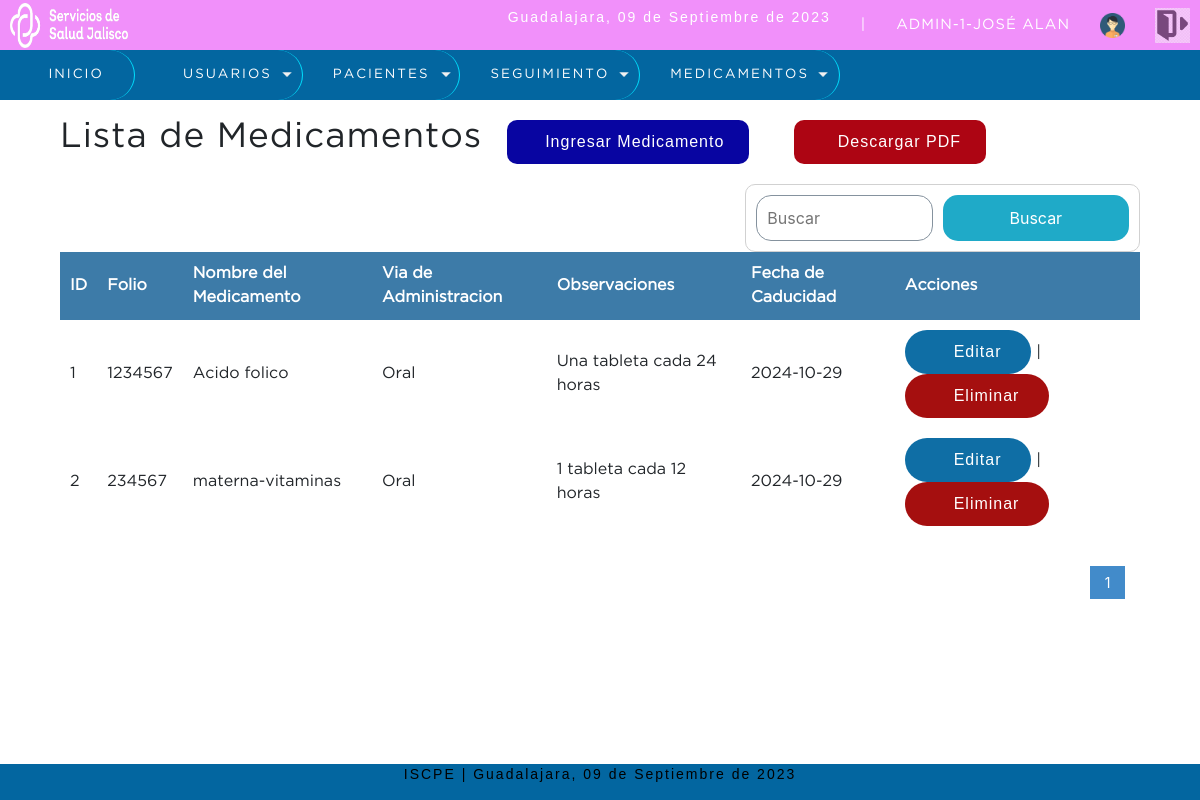
Page /sistema/lista_medicamento.php (signed in) on the earlier database version.
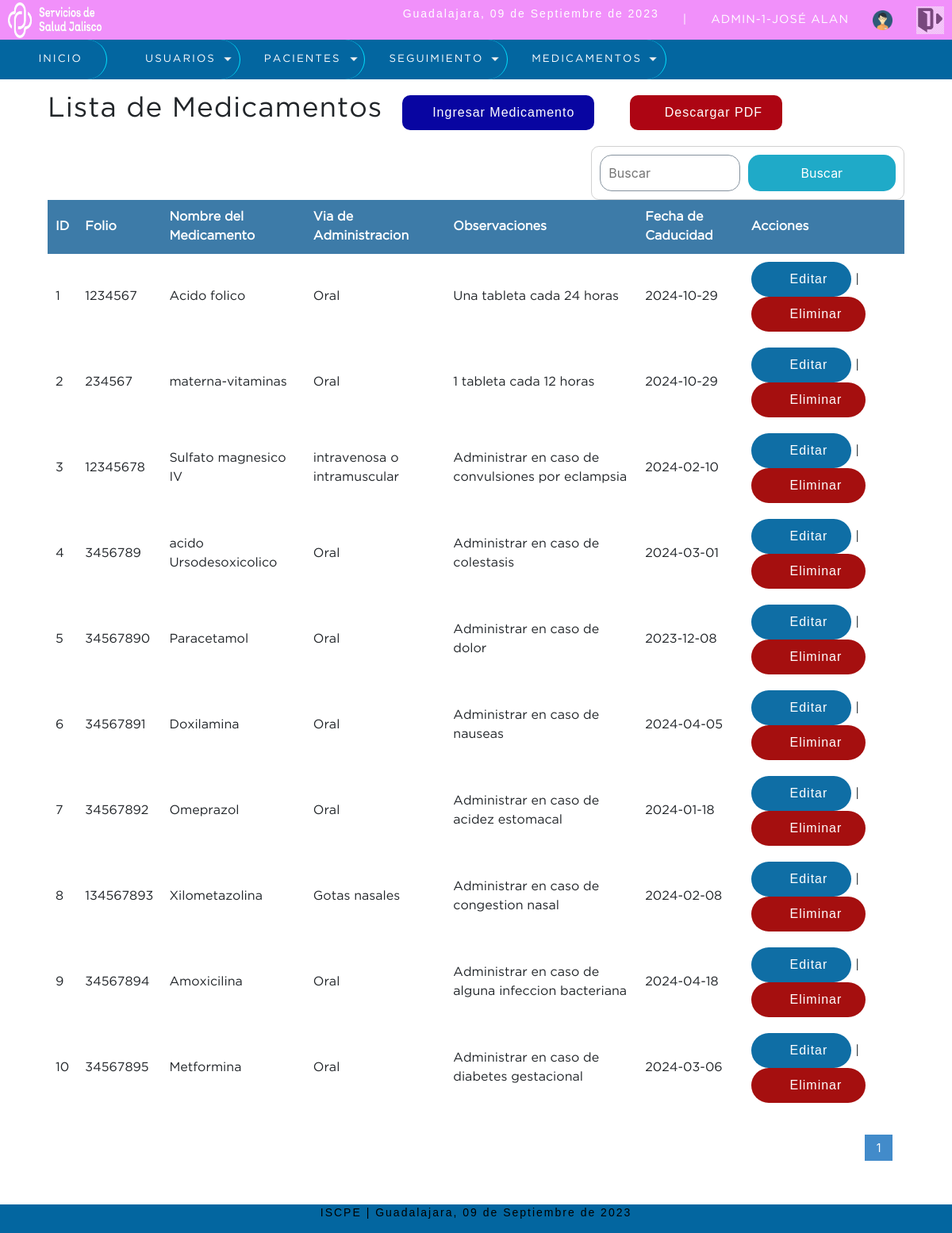
Same page on the later database version.
### tables this page shows
CREATE TABLE `medicamentos` (
  `idmedicamento` int(11) NOT NULL,
  `folio` int(11) NOT NULL,
  `nombre_medicamento` varchar(50) NOT NULL,
  `via_administracion` varchar(50) NOT NULL,
  `observaciones` varchar(50) NOT NULL,
  `fecha_caducidad` date NOT NULL,
  `usuario_id` int(11) NOT NULL,
  `estatus` tinyint(1) NOT NULL DEFAULT 1
);

### sistema/includes/functions.php (called while the page is built, shortened)
<?php
    function fecha(){
      $mes = array("","Enero",
                    "Febrero",
                    "Marzo",
                    "Abril",
                    "Mayo",
                    "Junio",
                    "Julio",
                    "Agosto",
                    "Septiembre",
                    "Octubre",
                    "Noviembre",
                    "Diciembre");
        return date('d')." de ". $mes[date('n')]." de ". date('Y');
    }
?>

### sistema/lista_medicamento.php (the view, shortened to what this page needs)
<?php
   include "../conexion.php"
?>
<!DOCTYPE html>
<html lang="en">
<head>
	<?php include "includes/scripts.php"; ?>
</head>
<body>
	<?php include "includes/header.php"; ?>
	<section id="container">
		<h1>Lista de Medicamentos</h1>
		<a href="registro_medicamento.php" class="btn_new"><i class="fa-solid fa-file-circle-plus"></i>Ingresar Medicamento</a>
		<a href="reporte_medicamentos.php" class="btn_small"><i class="fa-regular fa-file-pdf"></i> Descargar PDF</a>
		<form action="buscar_medicamento.php" method="get" class="form_search">
			<input type="text" name="busqueda" id="busqueda" placeholder="Buscar">
			<input type="submit" value="Buscar" class="btn_search">
		</form>
		<table>
			<tr>
				<th>ID</th>
                <th>Folio</th>
				<th>Nombre del Medicamento</th>
				<th>Via de Administracion</th>
				<th>Observaciones</th>
				<th>Fecha de Caducidad</th>
				<th>Acciones</th>
			</tr>
		<?php
			$sql_registe = mysqli_query($conection,"SELECT COUNT(*) as total_registro FROM medicamentos WHERE estatus = 1 ");
			$result_register = mysqli_fetch_array($sql_registe);
			$total_registro = $result_register['total_registro'];
			$por_pagina = 10;
			if(empty($_GET['pagina']))
			{
				$pagina = 1;
			}else{
				$pagina = $_GET['pagina'];
			}
			$desde = ($pagina-1) * $por_pagina;
			$total_paginas = ceil($total_registro / $por_pagina);
			$query = mysqli_query($conection,"SELECT * FROM medicamentos
			                                   WHERE estatus = 1 ORDER BY idmedicamento ASC LIMIT $desde,$por_pagina
                                             ");
			$result = mysqli_num_rows($query);
			if($result > 0){
				while ($data = mysqli_fetch_array($query)) {
			?>
				<tr>
					<td><?php echo $data["idmedicamento"]; ?></td>
					<td><?php echo $data["folio"]; ?></td>
					<td><?php echo $data["nombre_medicamento"]; ?></td>
				    <td><?php echo $data["via_administracion"]; ?></td>
					<td><?php echo $data["observaciones"]; ?></td>
					<td><?php echo $data["fecha_caducidad"]; ?></td>
					<td>
						<a class="link_edit" href="editar_medicamento.php?id=<?php echo $data["idmedicamento"]; ?>"><i class="fa-solid fa-pen-to-square"></i> Editar</a>
                         |
						<a class="link_delete" href="eliminar_medicamento.php?id=<?php echo $data["idmedicamento"]; ?>"><i class="fa-solid fa-trash-can"></i> Eliminar</a>
					</td>
				</tr>
		<?php
				}
			}
		 ?>
		</table>
		<div class="paginador">
			<ul>
			<?php
				for ($i=1; $i <= $total_paginas; $i++) {
					if($i == $pagina)
					{
						echo '<li class="pageSelected">'.$i.'</li>';
					}else{
						echo '<li><a href="?pagina='.$i.'">'.$i.'</a></li>';
					}
				}
			 ?>
			</ul>
		</div>
	</section>
	<?php include "includes/footer.php"; ?>
</body>
</html>

### sistema/includes/scripts.php (shortened to what this page needs)
<link rel="stylesheet" type="text/css" href="css/style.css">
<?php  include "functions.php"; ?>
<link rel="stylesheet" href="https://stackpath.bootstrapcdn.com/bootstrap/4.3.1/css/bootstrap.min.css">

### sistema/includes/header.php (shortened to what this page needs)
<header>
		<div class="header">
		    <img src="img/SEV.png" alt="" width="10%" height="150%">
			<div class="optionsBar">
				<p>Guadalajara, <?php echo fecha(); ?></p>
				<span>|</span>
				<span class="user"><?php echo  $_SESSION['user'].'-'.$_SESSION['rol'] .'-'.$_SESSION['nombre'];?></span>
				<img class="photouser" src="img/user.png" alt="Usuario">
				<a href="salir.php"><img class="close" src="img/salir1.png" alt="Salir del sistema" title="Salir"></a>
			</div>
		</div>
	    <?php include "nav.php"; ?>
	</header>

### sistema/includes/nav.php (shortened to what this page needs)
<nav>
			<ul>
				<li><a href="index.php"><i class="fa-solid fa-house"></i> Inicio</a></li>
				<?php
				    if($_SESSION['rol'] == 1){
				?>
				<li class="principal">
					<a href="#" ><i class="fa-solid fa-users"></i> Usuarios</a>
				</li>
				<?php } ?>
				<?php
				    if($_SESSION['rol'] == 1 || $_SESSION['rol'] == 2 || $_SESSION['rol'] == 3){
				?>
					<li class="principal">
						<a href="#">Pacientes</a>
					</li>
				<?php } ?>
				<?php
				    if($_SESSION['rol'] == 1 || $_SESSION['rol'] == 2 || $_SESSION['rol'] == 3 || $_SESSION['rol'] == 4){
				?>
				<li class="principal">
				    <a href="#">Seguimiento</a>
		        </li>
				<?php } ?>
				<li class="principal">
				    <a href="#">Medicamentos</a>
		        </li>
			</ul>
		</nav>

### sistema/includes/footer.php
<footer>
<div class="optionsBar">
<p>ISCPE | Guadalajara, <?php echo fecha(); ?></p>
</div>
</footer>

### sistema/css/style.css (style rules this page uses)
* { margin: 0; padding: 0; box-sizing: border-box; }
body { background: #fdffff; }
h1, h2, h3, h4, h5, h6 { font-family: 'GothamBook'; font-weight: bold; letter-spacing: 1px; }
h1 { font-size: 26px; }
p { font-family: 'arial'; letter-spacing: 2px; font-size: 14px; line-height: 20px; }
a { text-decoration: none; font-family: arial; letter-spacing: 1px; }
span { font-family: 'GothamBook'; letter-spacing: 1px; font-size: 14px; line-height: 20px; }
header { position: fixed; width: 100%; }
.header { color: #FFF; background: #f190fa; height: 50px; display: -webkit-flex; display: -moz-flex; display: -ms-flex; display: -o-flex; display: flex; justify-content: space-between; align-items: center; padding: 10px; }
.optionsBar { display: -webkit-flex; display: -moz-flex; display: -ms-flex; display: -o-flex; display: flex; justify-content: center; align-items: center; }
.optionsBar span { color: #FFF; font-size: 11pt; font-family: 'GothamBook'; text-transform: uppercase; margin-left: 30px; }
.photouser { margin-left: 30px; width: 25px; height: 25px; }
.close { width: 35px; height: 35px; }
.optionsBar a { display: -webkit-flex; display: -moz-flex; display: -ms-flex; display: -o-flex; display: flex; margin-left: 30px; }
nav ul { background: #0366a0; list-style: none; display: -webkit-flex; display: -moz-flex; display: -ms-flex; display: -o-flex; display: flex; justify-content: left; align-items: center; }
nav ul > li a { position: relative; }
nav a { color: #fffefe; display: block; border-radius: 30px; font-size: 10pt; font-family: 'GothamBook'; padding: 15px 30px; text-transform: uppercase; letter-spacing: 2px; transition: background .5s; border-right: 1px solid #01e1ff; }
nav .principal > a { background: url(../images/arrow_bottom.png) no-repeat; border-radius: 30px; background-position-x: 0%; background-position-y: 0%; background-size: auto auto; background-position: 94% center; background-size: 10px; }
#container { padding: 100px 60px 60px; }
form { background: #f3eff3fd; margin: auto; padding: 70px 80px; border: 1px solid #d1d1d1; }
input,select { display: block; width: 100%; font-size: 15pt; padding: 10px; border: 1px solid #85929e; border-radius: 15px; }
#container h1 { font-size: 35px; display: inline-block; }
.btn_new { display: inline-block; background: #0805a1; color: #FFF; padding: 10px 25px; border-radius: 10px; margin: 20px; }
.btn_small { display: inline-block; background: #ad0513; color: #FFF; padding: 10px 25px; border-radius: 10px; margin: 20px; }
table { border-collapse: collapse; font-size: 12pt; font-family: 'GothamBook'; width: 100%; }
table th { text-align: left; padding: 10px; background: #3d7ba8; color: #FFF; }
table tr:nth-child(odd) { background: #FFF; }
table td { padding: 10px; }
.link_edit { background-color: #0f6ea5; border-radius: 30px; border: none; color: white; padding: 10px 30px; text-align: center; text-decoration: none; display: inline-block; font-size: 16px; }
.link_delete { background-color: #a50f0f; border-radius: 30px; border: none; color: white; padding: 10px 30px; text-align: center; text-decoration: none; display: inline-block; font-size: 16px; }
.paginador ul { padding: 15px; list-style: none; background: #FFF; margin-top: 15px; display: -webkit-flex; display: -moz-flex; display: -ms-flex; display: -o-flex; display: flex; justify-content: flex-end; }
.paginador a, .pageSelected { color: #07afda; border: 1px solid #ddd; padding: 5px; display: inline-block; font-size: 14px; text-align: center; width: 35px; }
.pageSelected { color: #FFF; background: #428bca; border: 1px solid #428bca; }
.form_search { display: -webkit-flex; display: -moz-flex; display: -ms-flex; display: -o-flex; display: flex; float: right; background: initial; padding: 10px; border-radius: 10px; }
.form_search .btn_search { background: #1faac8; color: #FFF; padding: 0 20px; border: 0; cursor: pointer; margin-left: 10px; }
footer { position: fixed; left: 0; bottom: 0; width: 100%; background: #0366a0; color:#000000; }

Differences in the rows shown:
added medicamentos: idmedicamento "3", folio "12345678", nombre_medicamento "Sulfato magnesico IV", via_administracion "intravenosa o intramuscular", observaciones "Administrar en caso de convulsiones por eclampsia", fecha_caducidad "2024-02-10"
added medicamentos: idmedicamento "4", folio "3456789", nombre_medicamento "acido Ursodesoxicolico", via_administracion "Oral", observaciones "Administrar en caso de colestasis", fecha_caducidad "2024-03-01"
added medicamentos: idmedicamento "5", folio "34567890", nombre_medicamento "Paracetamol", via_administracion "Oral", observaciones "Administrar en caso de dolor", fecha_caducidad "2023-12-08"
added medicamentos: idmedicamento "6", folio "34567891", nombre_medicamento "Doxilamina", via_administracion "Oral", observaciones "Administrar en caso de nauseas", fecha_caducidad "2024-04-05"
added medicamentos: idmedicamento "7", folio "34567892", nombre_medicamento "Omeprazol", via_administracion "Oral", observaciones "Administrar en caso de acidez estomacal", fecha_caducidad "2024-01-18"
added medicamentos: idmedicamento "8", folio "134567893", nombre_medicamento "Xilometazolina", via_administracion "Gotas nasales", observaciones "Administrar en caso de congestion nasal", fecha_caducidad "2024-02-08"
added medicamentos: idmedicamento "9", folio "34567894", nombre_medicamento "Amoxicilina", via_administracion "Oral", observaciones "Administrar en caso de alguna infeccion bacteriana", fecha_caducidad "2024-04-18"
added medicamentos: idmedicamento "10", folio "34567895", nombre_medicamento "Metformina", via_administracion "Oral", observaciones "Administrar en caso de diabetes gestacional", fecha_caducidad "2024-03-06"
